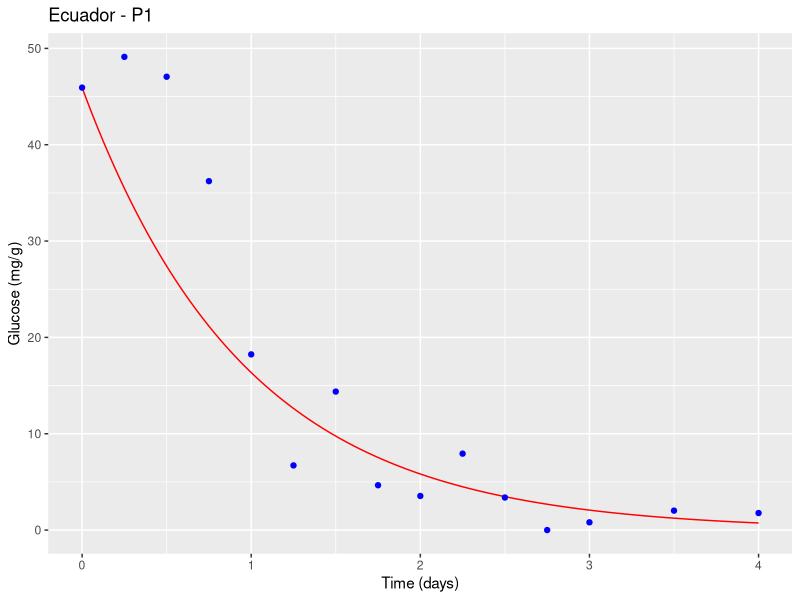
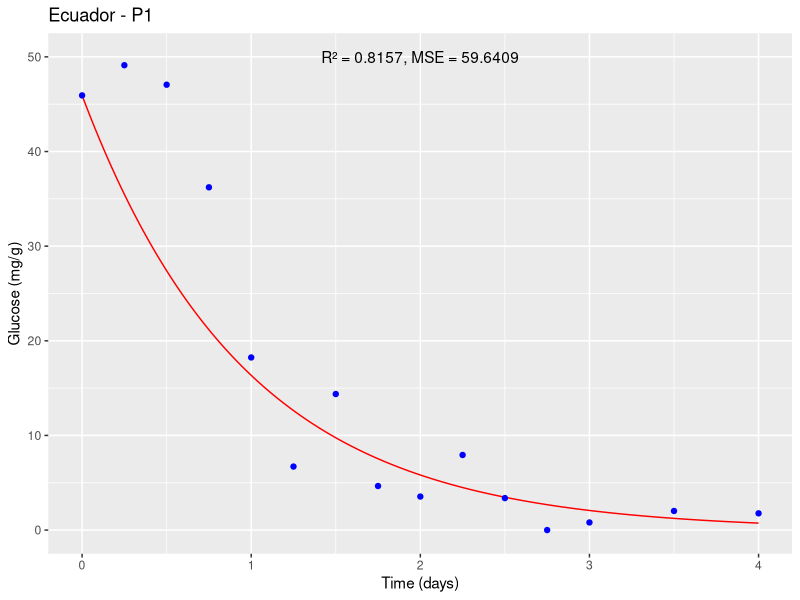
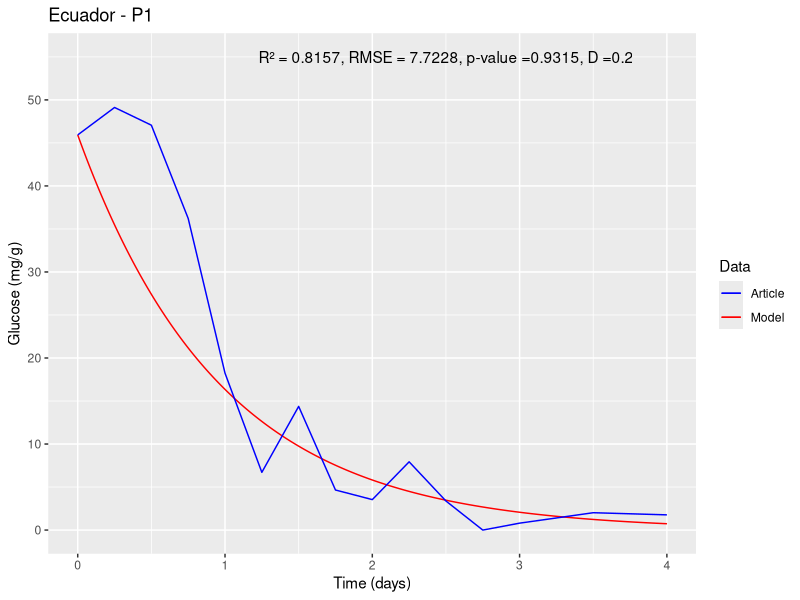

Generate these figures, in order, with R:
#Packages#
install.packages("deSolve")
install.packages("ggplot2")
#Libraries#
library(deSolve)
library(ggplot2)

state1<-c(y=45.930) # Initial state #
times1<-seq(0,4,1/10000) #4 days with 10000 intervals per day#
parameters1<-c(Y1=64.395,Y2=85.180) #Parameter values#
#Papalexandratou et al., 2011 Ecuador <- Ecuador - P1#
#doi:10.1128/AEM.05523-11#
#Ecuador - P1#

#(i). DATA TO FEED THE GLUCOSE MODEL#

#nu1#
U<- 0.2933
G<- 45.930
K<-0.6349
L<-0.0009442
U1 <- (U*G/G+K*L)*L
U1
#nu2#
U2<- 0.4589
G2<- 45.930
K2<-0.7357
BAL2<-0.0008628

U2 <- (U2*G2/G2+K2*BAL2)*BAL2
U2

#Differential equation#
ODE1<-function(times,state,parameters){ 
  y<-state[1] #inital state
  Y1<-parameters[1] #parameter 1
  Y2<-parameters[2] #parameter 2
  dy<--(Y1*U1/0.05)*y-(Y2*U2/0.05)*y #equation
  res<-dy
  list(res)
}


#number solution#
solution1<-lsoda(state1, times1, ODE1, parameters1)

#(ii). EXPERIMENTAL DATA OF ARTICLE#

ts = c(0,6/24,12/24,18/24,24/24,30/24,36/24,42/24,48/24,54/24,60/24,66/24,72/24,84/24,96/24)
glu<-c(45.93,49.119,47.058,36.219,18.238,6.712,14.375,4.655,3.541,7.934,3.378,0,0.805,2.018,1.769)

#Graph#

df <- data.frame(time = solution1[,1], glucose = solution1[,2])
d<-ggplot() +
  geom_line(data = df, aes(x = time, y = glucose), color = "red") +
  geom_point(data = data.frame(time = ts, glucose = glu), aes(x = time, y = glucose), color = "blue") +
  xlab("Time (days)") + ylab("Glucose (mg/g)") +
  ggtitle("Ecuador - P1")
plot(d)


#Statistical validation#

#To statistically validate the mathematical model, various analysis tools can be used,
#but one of the most common is to compare the model results with experimental data and evaluate the quality of the fit.
#In this case, one can use the coefficient of determination (R²), the mean squared error (MSE), and the root mean square error (RMSE) as fitting measures#

#To calculate R², MSE, and RMSE, one can compare the values predicted by the model with
#the experimental data. First, extract the values predicted by the model at the same points 
#where the experimental measurements were taken, 
#using the approx() function in R:

pred <- approx(solution1[,1], solution1[,2], ts)$y

#Then, R², MSE, and RMSE can be calculated using the following formulas:
SSE <- sum((glu - pred)^2)
SST <- sum((glu - mean(glu))^2)
R2 <- 1 - SSE/SST
MSE <- SSE/length(glu)
RMSE <- sqrt(MSE)
#Where SSE is the sum of squared errors,
#SST is the total sum of squares,
#R² is the coefficient of determination, MSE is the mean squared error and RMSE is the root mean square error.

cat("R² = ", round(R2, 4), "\n")
cat("MSE = ", round(MSE, 4), "\n")
cat("RMSE = ", round(RMSE, 4), "\n")

#R² measures the proportion of total variation in the experimental data
#that is explained by the model. A value of R² close to 1 indicates a good fit of the model to the experimental data

#MSE measures the average of squared errors between experimental values
#and the values predicted by the model. A low MSE value indicates good predictive capability of the model.

#The root mean square error (RMSE) was determined, which quantifies the magnitude of deviation of simulated values from observed values.

d <- ggplot() +
  geom_line(data = df, aes(x = time, y = glucose), color = "red") +
  geom_point(data = data.frame(time = ts, glucose = glu), aes(x = time, y = glucose), color = "blue") +
  xlab("Time (days)") + ylab("Glucose (mg/g)") +
  ggtitle("Ecuador - P1") +
  annotate("text", x = 2, y = 50, label = paste0("R² = ", round(R2, 4), ", MSE = ", round(MSE, 4)))

plot(d)

#Two-sample Kolmogorov–Smirnov test - KS#
#Ho: The simulation results follow the same distribution of experimental data#
#Ha: The simulation results do not follow the same distribution of experimental data#
#Hypothesis test with an alpha of 0.05#
#to determine if there is a significant difference between the data and the exponential distribution#
#Hypothesis test
alpha <- 0.05

# Perform Kolmogorov-Smirnov test
ks_test <- ks.test(glu, pred)
ks_test

# Results Kolmogorov-Smirnov test
cat("Kolmogorov-Smirnov test:", "\n")
cat("Test statistic:", round(ks_test$statistic, 4), "\n")
cat("p-value:", round(ks_test$p.value, 4), "\n")

if (ks_test$p.value < alpha) {
  cat("The simulation results do not follow the same distribution of experimental data.\n")
} else {
  cat("The simulation results follow the same distribution of experimental data.\n")
}


#Final plot#
p_value <- round(ks_test$p.value, 4)
D <- round(ks_test$statistic, 4)

# First, define the colors we want to use for each element:
colors <- c(Model = "red", Article = "blue")

# Then the script is modified to assign a name to each geom and set the color scale manually
d <- ggplot() +
  geom_line(data = df, aes(x = time, y = glucose, color = "Model"), show.legend = TRUE) +
  geom_line(data = data.frame(time = ts, glucose = glu), aes(x = time, y = glucose, color = "Article"), show.legend = TRUE) +
  xlab("Time (days)") + ylab("Glucose (mg/g)") +
  ggtitle("Ecuador - P1") +
  annotate("text", x = 2.5, y = 55, label = paste0("R² = ", round(R2, 4), ", RMSE = ", round(RMSE, 4), ", p-value =", round(p_value, 4), ", D =", round(D, 4))) +
  labs(color = "Data") +  # Change the title of the legend
  scale_color_manual(values = colors) +
  scale_x_continuous(limits = c(0, 4), breaks = seq(0, 4, 1)) +  # x-axis boundaries and intervals between marks
  scale_y_continuous(limits = c(0, 55), breaks = seq(0, 55, 10)) # y-axis boundaries and intervals between marks

#PLOT#
print(d)
